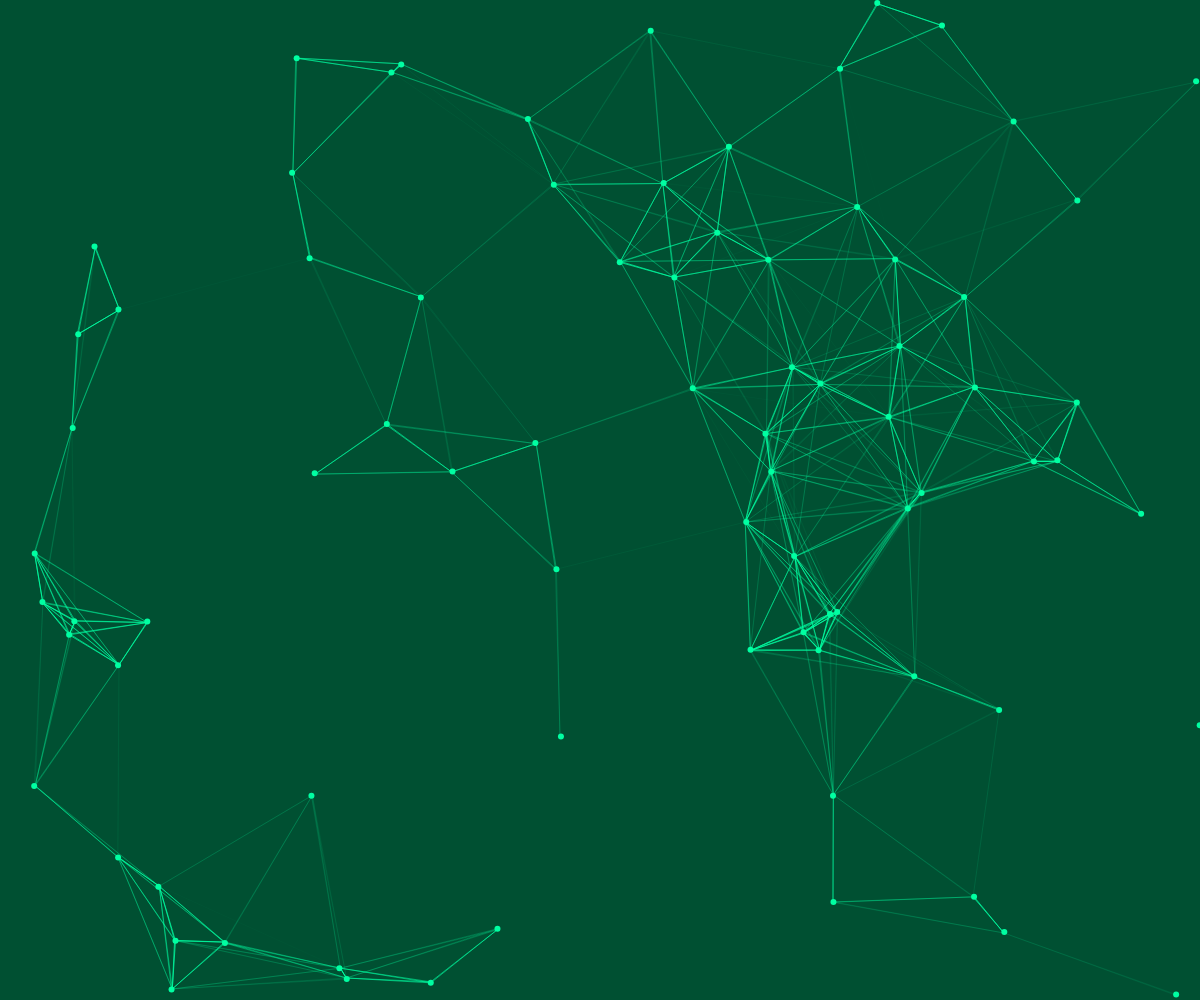
Frame 1 (no input)
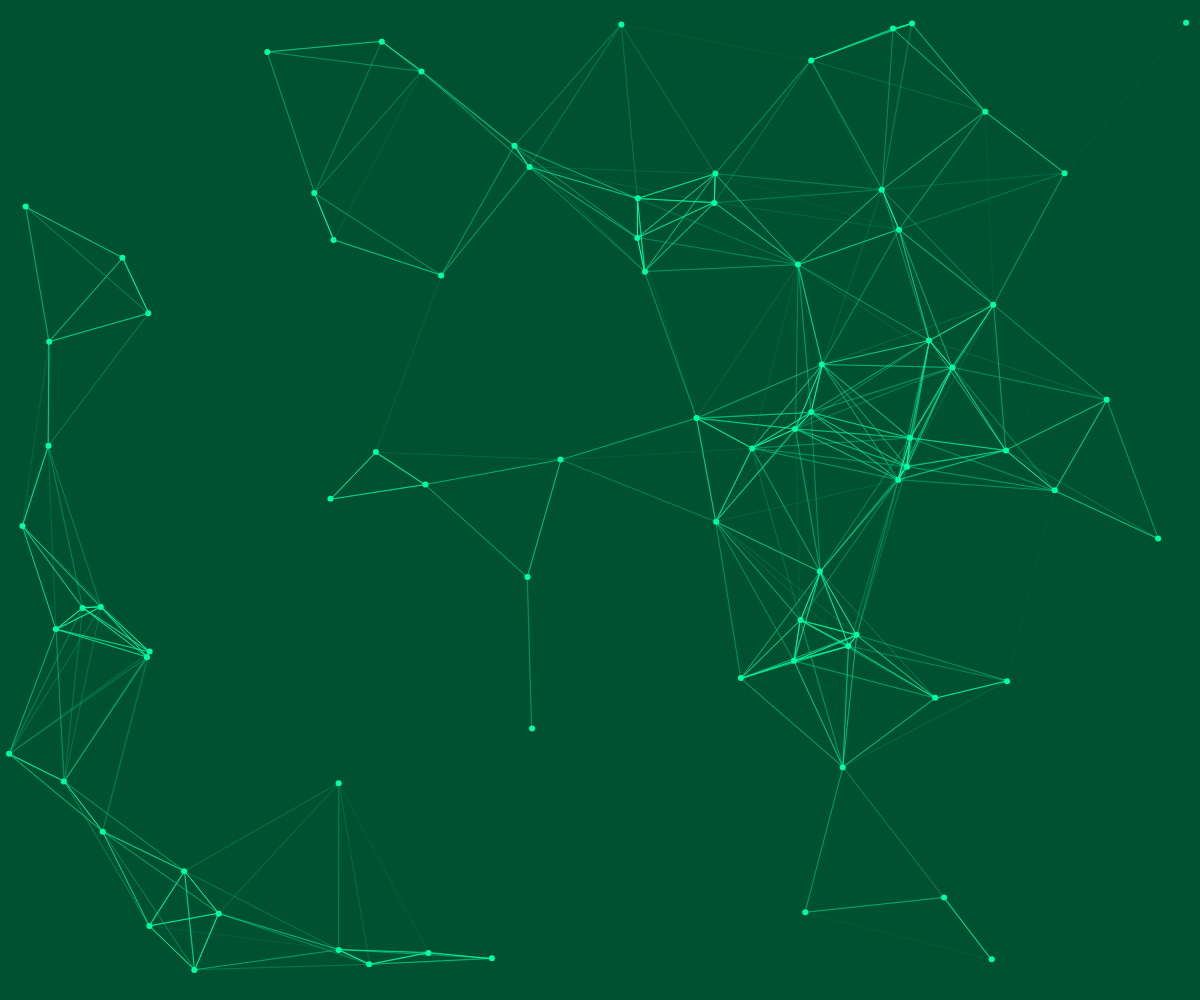
Frame 60 (no input)
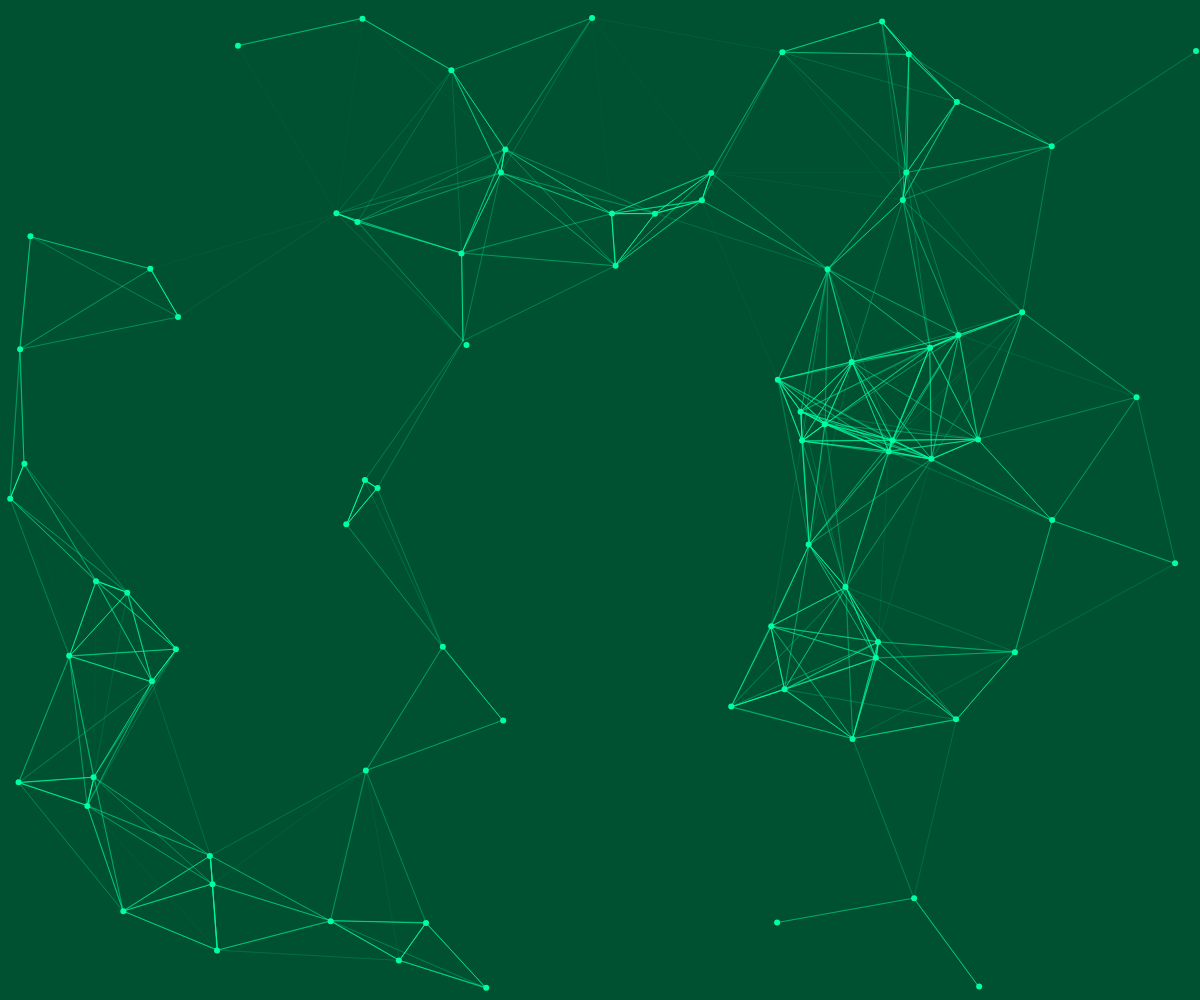
Frame 120 (the mouse pressed at the canvas centre since frame 60)

The p5.js sketch that drew these frames (run headless with seeded random() and noise() and a simulated clock; from frame 60 on, the mouse is pressed at the canvas centre):

// p5.js sketch
// ── sketch.js
const dots = [];


function windowResized(){
  resizeCanvas(windowWidth, windowHeight);
}

function setup() {
  canvas = createCanvas(windowWidth, windowHeight);
  canvas.position(0, 0);
  canvas.style('z-index', '-1');
  for(let i = 0; i<80; i++){
    dots.push(new Dot());
  }
}

function draw() {
  background(0, 80, 50);
  for(let j = 0; j < dots.length; j++){
    dots[j].show();
    dots[j].update(createVector(mouseX, mouseY));
    for(let k = 0; k < dots.length; k++){
      if(j != k){
        dots[j].showLines(dots[k]);
      }
    }
  }
}

// ── dot.js
class Dot {
  constructor() {
    this.pos = createVector(random(0, windowWidth), random(0, windowHeight));
    this.vel = p5.Vector.random2D();
    this.acc = createVector();
  }

  show() {
    strokeWeight(6);
    stroke(0, 255, 162);
    point(this.pos.x, this.pos.y);
  }

  reset(){
    this.pos = createVector(random(0, 500), random(0, 500));
    this.vel = p5.Vector.random2D();
    this.acc = createVector();
  }

  checkBoundaries(){
    if(this.pos.x < 0){
      this.pos.x = windowWidth
    }
    if(this.pos.x > windowWidth){
      this.pos.x = 0
    }
    if(this.pos.y < 0){
      this.pos.y = windowHeight
    }
    if(this.pos.y > windowHeight){
      this.pos.y = 0
    }
  }

  update(mousevec){
    this.checkBoundaries();
    if(dist(this.pos.x, this.pos.y, mouseX, mouseY) < 200){
        mousevec.sub(this.pos);
        mousevec.setMag(-0.1);
        this.vel.add(mousevec);
        this.pos.add(this.vel);
      }
      else{
        this.vel
        this.pos.add(this.vel);
        this.vel.add(this.acc);
        this.vel.limit(0.5);
      }
    }

  showLines(neighb){
    let distance = int(dist(this.pos.x, this.pos.y, neighb.pos.x, neighb.pos.y));
    if(distance < 200){
      let wght = map(distance, 0, 200, 255, 0);
      strokeWeight(1);
      stroke(0, 255, 162, wght);
      line(this.pos.x, this.pos.y, neighb.pos.x, neighb.pos.y);


    }

  }


}

// ── style.css
html, body {
  height: 100%;
}

body {
  margin: 0;
  display: flex;
  justify-content: center;
  align-items: center;
  overflow: hidden;
}

a {
  font-family: Verdana;
  color: #00FFA2;
  font-size: 3em;
  font-weight: 700;

}
